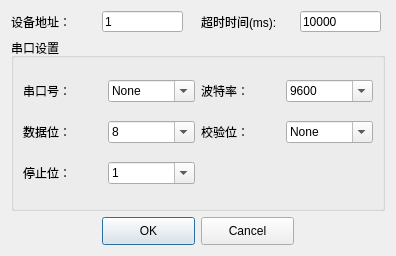
<?xml version="1.0" encoding="UTF-8"?>
<ui version="4.0">
 <class>CommSetDialog</class>
 <widget class="QDialog" name="CommSetDialog">
  <property name="geometry">
   <rect>
    <x>0</x>
    <y>0</y>
    <width>396</width>
    <height>256</height>
   </rect>
  </property>
  <property name="windowTitle">
   <string>Dialog</string>
  </property>
  <layout class="QGridLayout" name="gridLayout_2">
   <item row="0" column="0">
    <widget class="QLabel" name="label">
     <property name="text">
      <string>设备地址：</string>
     </property>
     <property name="buddy">
      <cstring>lineEdit</cstring>
     </property>
    </widget>
   </item>
   <item row="0" column="1">
    <widget class="QLineEdit" name="lineEdit">
     <property name="minimumSize">
      <size>
       <width>81</width>
       <height>21</height>
      </size>
     </property>
     <property name="maximumSize">
      <size>
       <width>81</width>
       <height>21</height>
      </size>
     </property>
     <property name="text">
      <string>1</string>
     </property>
    </widget>
   </item>
   <item row="0" column="2">
    <widget class="QLabel" name="label_2">
     <property name="text">
      <string>超时时间(ms):</string>
     </property>
     <property name="buddy">
      <cstring>lineEdit_2</cstring>
     </property>
    </widget>
   </item>
   <item row="0" column="3">
    <widget class="QLineEdit" name="lineEdit_2">
     <property name="minimumSize">
      <size>
       <width>81</width>
       <height>21</height>
      </size>
     </property>
     <property name="maximumSize">
      <size>
       <width>81</width>
       <height>21</height>
      </size>
     </property>
     <property name="text">
      <string>10000</string>
     </property>
    </widget>
   </item>
   <item row="1" column="0" colspan="4">
    <widget class="QGroupBox" name="groupBox">
     <property name="title">
      <string>串口设置</string>
     </property>
     <layout class="QGridLayout" name="gridLayout">
      <item row="0" column="0">
       <widget class="QLabel" name="label_3">
        <property name="text">
         <string>串口号：</string>
        </property>
        <property name="buddy">
         <cstring>comboBox</cstring>
        </property>
       </widget>
      </item>
      <item row="0" column="1">
       <widget class="QComboBox" name="comboBox">
        <property name="minimumSize">
         <size>
          <width>87</width>
          <height>22</height>
         </size>
        </property>
        <property name="maximumSize">
         <size>
          <width>87</width>
          <height>22</height>
         </size>
        </property>
        <property name="editable">
         <bool>true</bool>
        </property>
        <item>
         <property name="text">
          <string>None</string>
         </property>
        </item>
        <item>
         <property name="text">
          <string/>
         </property>
        </item>
        <item>
         <property name="text">
          <string/>
         </property>
        </item>
       </widget>
      </item>
      <item row="0" column="2">
       <widget class="QLabel" name="label_4">
        <property name="text">
         <string>波特率：</string>
        </property>
        <property name="buddy">
         <cstring>comboBox_2</cstring>
        </property>
       </widget>
      </item>
      <item row="0" column="3">
       <widget class="QComboBox" name="comboBox_2">
        <property name="minimumSize">
         <size>
          <width>87</width>
          <height>22</height>
         </size>
        </property>
        <property name="maximumSize">
         <size>
          <width>87</width>
          <height>22</height>
         </size>
        </property>
        <property name="editable">
         <bool>true</bool>
        </property>
        <item>
         <property name="text">
          <string>9600</string>
         </property>
        </item>
        <item>
         <property name="text">
          <string>115200</string>
         </property>
        </item>
       </widget>
      </item>
      <item row="1" column="0">
       <widget class="QLabel" name="label_5">
        <property name="text">
         <string>数据位：</string>
        </property>
        <property name="buddy">
         <cstring>comboBox_3</cstring>
        </property>
       </widget>
      </item>
      <item row="1" column="1">
       <widget class="QComboBox" name="comboBox_3">
        <property name="minimumSize">
         <size>
          <width>87</width>
          <height>22</height>
         </size>
        </property>
        <property name="maximumSize">
         <size>
          <width>87</width>
          <height>22</height>
         </size>
        </property>
        <property name="editable">
         <bool>true</bool>
        </property>
        <item>
         <property name="text">
          <string>8</string>
         </property>
        </item>
        <item>
         <property name="text">
          <string>7</string>
         </property>
        </item>
        <item>
         <property name="text">
          <string>6</string>
         </property>
        </item>
        <item>
         <property name="text">
          <string>5</string>
         </property>
        </item>
       </widget>
      </item>
      <item row="1" column="2">
       <widget class="QLabel" name="label_6">
        <property name="text">
         <string>校验位：</string>
        </property>
        <property name="buddy">
         <cstring>comboBox_4</cstring>
        </property>
       </widget>
      </item>
      <item row="1" column="3">
       <widget class="QComboBox" name="comboBox_4">
        <property name="minimumSize">
         <size>
          <width>87</width>
          <height>22</height>
         </size>
        </property>
        <property name="maximumSize">
         <size>
          <width>87</width>
          <height>22</height>
         </size>
        </property>
        <property name="editable">
         <bool>true</bool>
        </property>
        <item>
         <property name="text">
          <string>None</string>
         </property>
        </item>
        <item>
         <property name="text">
          <string>Odd</string>
         </property>
        </item>
        <item>
         <property name="text">
          <string>Even</string>
         </property>
        </item>
       </widget>
      </item>
      <item row="2" column="0">
       <widget class="QLabel" name="label_7">
        <property name="text">
         <string>停止位：</string>
        </property>
        <property name="buddy">
         <cstring>comboBox_5</cstring>
        </property>
       </widget>
      </item>
      <item row="2" column="1">
       <widget class="QComboBox" name="comboBox_5">
        <property name="minimumSize">
         <size>
          <width>87</width>
          <height>22</height>
         </size>
        </property>
        <property name="maximumSize">
         <size>
          <width>87</width>
          <height>22</height>
         </size>
        </property>
        <property name="editable">
         <bool>true</bool>
        </property>
        <item>
         <property name="text">
          <string>1</string>
         </property>
        </item>
        <item>
         <property name="text">
          <string>1.5</string>
         </property>
        </item>
        <item>
         <property name="text">
          <string>2</string>
         </property>
        </item>
       </widget>
      </item>
     </layout>
    </widget>
   </item>
   <item row="2" column="0">
    <spacer name="horizontalSpacer">
     <property name="orientation">
      <enum>Qt::Horizontal</enum>
     </property>
     <property name="sizeHint" stdset="0">
      <size>
       <width>76</width>
       <height>20</height>
      </size>
     </property>
    </spacer>
   </item>
   <item row="2" column="1">
    <widget class="QPushButton" name="pushButton">
     <property name="minimumSize">
      <size>
       <width>93</width>
       <height>28</height>
      </size>
     </property>
     <property name="maximumSize">
      <size>
       <width>93</width>
       <height>28</height>
      </size>
     </property>
     <property name="text">
      <string>OK</string>
     </property>
    </widget>
   </item>
   <item row="2" column="2">
    <widget class="QPushButton" name="pushButton_2">
     <property name="minimumSize">
      <size>
       <width>93</width>
       <height>28</height>
      </size>
     </property>
     <property name="maximumSize">
      <size>
       <width>93</width>
       <height>28</height>
      </size>
     </property>
     <property name="text">
      <string>Cancel</string>
     </property>
    </widget>
   </item>
   <item row="2" column="3">
    <spacer name="horizontalSpacer_2">
     <property name="orientation">
      <enum>Qt::Horizontal</enum>
     </property>
     <property name="sizeHint" stdset="0">
      <size>
       <width>40</width>
       <height>20</height>
      </size>
     </property>
    </spacer>
   </item>
  </layout>
 </widget>
 <resources/>
 <connections/>
</ui>
